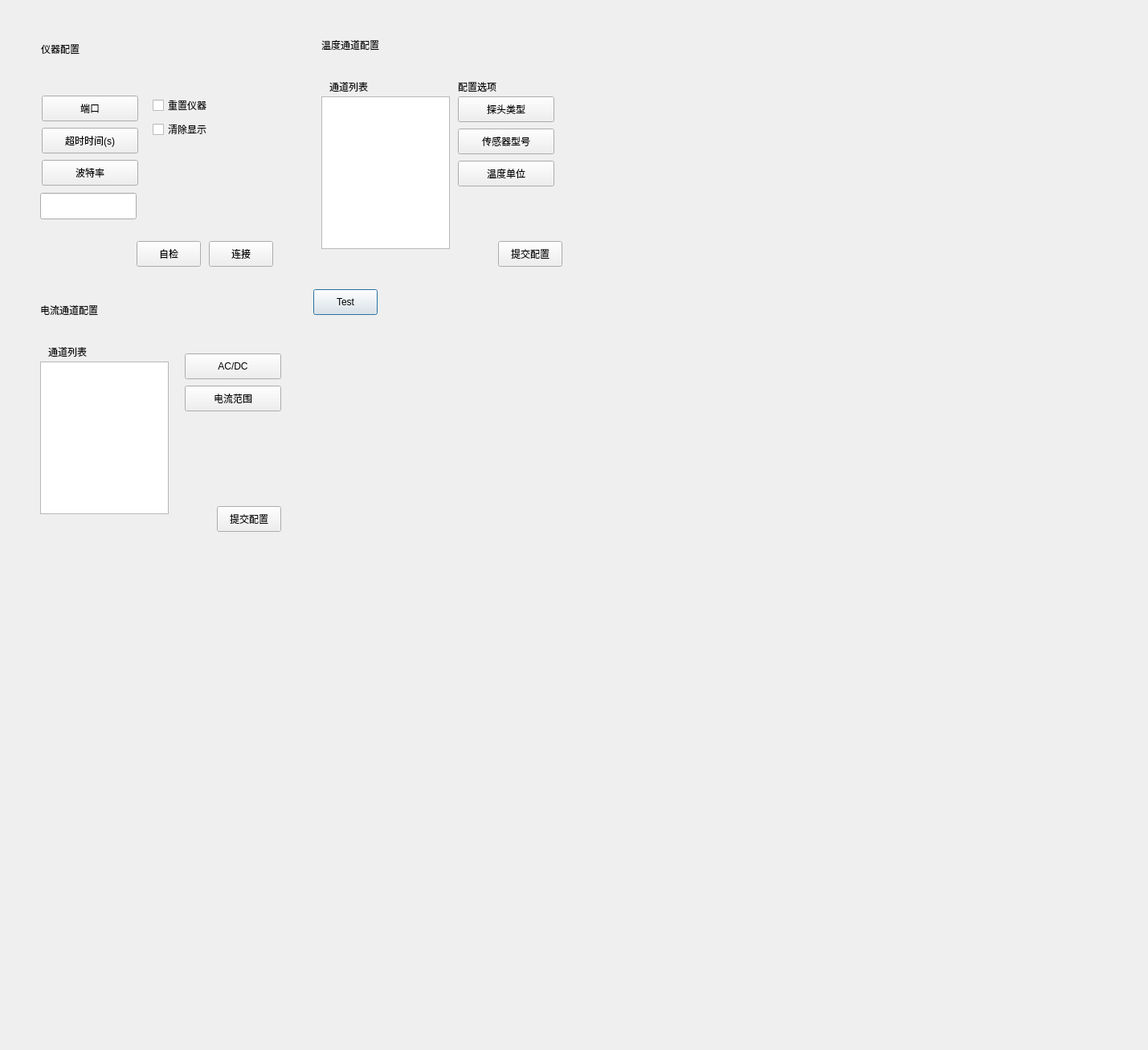
<?xml version="1.0" encoding="UTF-8"?>
<ui version="4.0">
 <class>InstConfig</class>
 <widget class="QDialog" name="InstConfig">
  <property name="geometry">
   <rect>
    <x>0</x>
    <y>0</y>
    <width>1429</width>
    <height>1307</height>
   </rect>
  </property>
  <property name="windowTitle">
   <string>Dialog</string>
  </property>
  <widget class="PushButton" name="TestB">
   <property name="geometry">
    <rect>
     <x>390</x>
     <y>360</y>
     <width>80</width>
     <height>32</height>
    </rect>
   </property>
   <property name="text">
    <string>Test</string>
   </property>
  </widget>
  <widget class="CardWidget" name="CurrCardWidget">
   <property name="geometry">
    <rect>
     <x>30</x>
     <y>360</y>
     <width>330</width>
     <height>320</height>
    </rect>
   </property>
   <widget class="StrongBodyLabel" name="CurrSettingLabel">
    <property name="geometry">
     <rect>
      <x>20</x>
      <y>10</y>
      <width>101</width>
      <height>31</height>
     </rect>
    </property>
    <property name="text">
     <string>电流通道配置</string>
    </property>
   </widget>
   <widget class="CaptionLabel" name="CaptionLabel_2">
    <property name="geometry">
     <rect>
      <x>30</x>
      <y>70</y>
      <width>70</width>
      <height>15</height>
     </rect>
    </property>
    <property name="text">
     <string>通道列表</string>
    </property>
   </widget>
   <widget class="ComboBox" name="CurrType">
    <property name="geometry">
     <rect>
      <x>200</x>
      <y>80</y>
      <width>120</width>
      <height>32</height>
     </rect>
    </property>
    <property name="text">
     <string>AC/DC</string>
    </property>
    <property name="checkable">
     <bool>false</bool>
    </property>
   </widget>
   <widget class="ComboBox" name="CurrRange">
    <property name="geometry">
     <rect>
      <x>200</x>
      <y>120</y>
      <width>120</width>
      <height>32</height>
     </rect>
    </property>
    <property name="text">
     <string>电流范围</string>
    </property>
    <property name="checkable">
     <bool>false</bool>
    </property>
   </widget>
   <widget class="PushButton" name="CurrConfButton">
    <property name="geometry">
     <rect>
      <x>240</x>
      <y>270</y>
      <width>80</width>
      <height>32</height>
     </rect>
    </property>
    <property name="text">
     <string>提交配置</string>
    </property>
   </widget>
   <widget class="PlainTextEdit" name="CurrChannelList">
    <property name="geometry">
     <rect>
      <x>20</x>
      <y>90</y>
      <width>160</width>
      <height>190</height>
     </rect>
    </property>
   </widget>
  </widget>
  <widget class="CardWidget" name="TempCardWidget">
   <property name="geometry">
    <rect>
     <x>380</x>
     <y>30</y>
     <width>330</width>
     <height>320</height>
    </rect>
   </property>
   <widget class="StrongBodyLabel" name="TempSettingLabel">
    <property name="geometry">
     <rect>
      <x>20</x>
      <y>10</y>
      <width>101</width>
      <height>31</height>
     </rect>
    </property>
    <property name="text">
     <string>温度通道配置</string>
    </property>
   </widget>
   <widget class="CaptionLabel" name="CaptionLabel">
    <property name="geometry">
     <rect>
      <x>30</x>
      <y>70</y>
      <width>70</width>
      <height>15</height>
     </rect>
    </property>
    <property name="text">
     <string>通道列表</string>
    </property>
   </widget>
   <widget class="ComboBox" name="ProbeType">
    <property name="geometry">
     <rect>
      <x>190</x>
      <y>90</y>
      <width>120</width>
      <height>32</height>
     </rect>
    </property>
    <property name="text">
     <string>探头类型</string>
    </property>
    <property name="checkable">
     <bool>false</bool>
    </property>
   </widget>
   <widget class="ComboBox" name="TemperatureUnit">
    <property name="geometry">
     <rect>
      <x>190</x>
      <y>170</y>
      <width>120</width>
      <height>32</height>
     </rect>
    </property>
    <property name="text">
     <string>温度单位</string>
    </property>
    <property name="checkable">
     <bool>false</bool>
    </property>
   </widget>
   <widget class="ComboBox" name="SensorType">
    <property name="geometry">
     <rect>
      <x>190</x>
      <y>130</y>
      <width>120</width>
      <height>32</height>
     </rect>
    </property>
    <property name="text">
     <string>传感器型号</string>
    </property>
    <property name="checkable">
     <bool>false</bool>
    </property>
   </widget>
   <widget class="PushButton" name="TempConfButton">
    <property name="geometry">
     <rect>
      <x>240</x>
      <y>270</y>
      <width>80</width>
      <height>32</height>
     </rect>
    </property>
    <property name="text">
     <string>提交配置</string>
    </property>
   </widget>
   <widget class="PlainTextEdit" name="TempChannelList">
    <property name="geometry">
     <rect>
      <x>20</x>
      <y>90</y>
      <width>160</width>
      <height>190</height>
     </rect>
    </property>
   </widget>
   <widget class="CaptionLabel" name="CaptionLabel_3">
    <property name="geometry">
     <rect>
      <x>190</x>
      <y>70</y>
      <width>70</width>
      <height>15</height>
     </rect>
    </property>
    <property name="text">
     <string>配置选项</string>
    </property>
   </widget>
  </widget>
  <widget class="CardWidget" name="InstSettingCardWidget">
   <property name="geometry">
    <rect>
     <x>30</x>
     <y>30</y>
     <width>330</width>
     <height>320</height>
    </rect>
   </property>
   <widget class="PushButton" name="InitInstButton">
    <property name="geometry">
     <rect>
      <x>230</x>
      <y>270</y>
      <width>80</width>
      <height>32</height>
     </rect>
    </property>
    <property name="text">
     <string>连接</string>
    </property>
   </widget>
   <widget class="LineEdit" name="ScanInterval">
    <property name="geometry">
     <rect>
      <x>20</x>
      <y>210</y>
      <width>120</width>
      <height>33</height>
     </rect>
    </property>
    <property name="toolTip">
     <string>扫描间隔(s)</string>
    </property>
    <property name="whatsThis">
     <string>扫描间隔(s)</string>
    </property>
    <property name="text">
     <string/>
    </property>
   </widget>
   <widget class="StrongBodyLabel" name="InstSettingLabel">
    <property name="geometry">
     <rect>
      <x>21</x>
      <y>21</y>
      <width>60</width>
      <height>20</height>
     </rect>
    </property>
    <property name="text">
     <string>仪器配置</string>
    </property>
   </widget>
   <widget class="CheckBox" name="reset">
    <property name="geometry">
     <rect>
      <x>160</x>
      <y>90</y>
      <width>100</width>
      <height>22</height>
     </rect>
    </property>
    <property name="text">
     <string>重置仪器</string>
    </property>
   </widget>
   <widget class="CheckBox" name="Cls">
    <property name="geometry">
     <rect>
      <x>160</x>
      <y>120</y>
      <width>100</width>
      <height>22</height>
     </rect>
    </property>
    <property name="text">
     <string>清除显示</string>
    </property>
   </widget>
   <widget class="ComboBox" name="Timeout">
    <property name="geometry">
     <rect>
      <x>22</x>
      <y>129</y>
      <width>120</width>
      <height>32</height>
     </rect>
    </property>
    <property name="text">
     <string>超时时间(s)</string>
    </property>
    <property name="checkable">
     <bool>false</bool>
    </property>
   </widget>
   <widget class="ComboBox" name="SetCom">
    <property name="geometry">
     <rect>
      <x>22</x>
      <y>89</y>
      <width>120</width>
      <height>32</height>
     </rect>
    </property>
    <property name="text">
     <string>端口</string>
    </property>
    <property name="checkable">
     <bool>false</bool>
    </property>
   </widget>
   <widget class="ComboBox" name="Baudrate">
    <property name="geometry">
     <rect>
      <x>22</x>
      <y>169</y>
      <width>120</width>
      <height>32</height>
     </rect>
    </property>
    <property name="text">
     <string>波特率</string>
    </property>
    <property name="checkable">
     <bool>false</bool>
    </property>
   </widget>
   <widget class="PushButton" name="CheckInstButton">
    <property name="geometry">
     <rect>
      <x>140</x>
      <y>270</y>
      <width>80</width>
      <height>32</height>
     </rect>
    </property>
    <property name="text">
     <string>自检</string>
    </property>
   </widget>
  </widget>
 </widget>
 <customwidgets>
  <customwidget>
   <class>CheckBox</class>
   <extends>QCheckBox</extends>
   <header>qfluentwidgets</header>
  </customwidget>
  <customwidget>
   <class>ComboBox</class>
   <extends>QPushButton</extends>
   <header>qfluentwidgets</header>
  </customwidget>
  <customwidget>
   <class>PushButton</class>
   <extends>QPushButton</extends>
   <header>qfluentwidgets</header>
  </customwidget>
  <customwidget>
   <class>CardWidget</class>
   <extends>QFrame</extends>
   <header>qfluentwidgets</header>
   <container>1</container>
  </customwidget>
  <customwidget>
   <class>CaptionLabel</class>
   <extends>QLabel</extends>
   <header>qfluentwidgets</header>
  </customwidget>
  <customwidget>
   <class>StrongBodyLabel</class>
   <extends>QLabel</extends>
   <header>qfluentwidgets</header>
  </customwidget>
  <customwidget>
   <class>LineEdit</class>
   <extends>QLineEdit</extends>
   <header>qfluentwidgets</header>
  </customwidget>
  <customwidget>
   <class>PlainTextEdit</class>
   <extends>QPlainTextEdit</extends>
   <header>qfluentwidgets</header>
  </customwidget>
 </customwidgets>
 <resources/>
 <connections/>
</ui>
